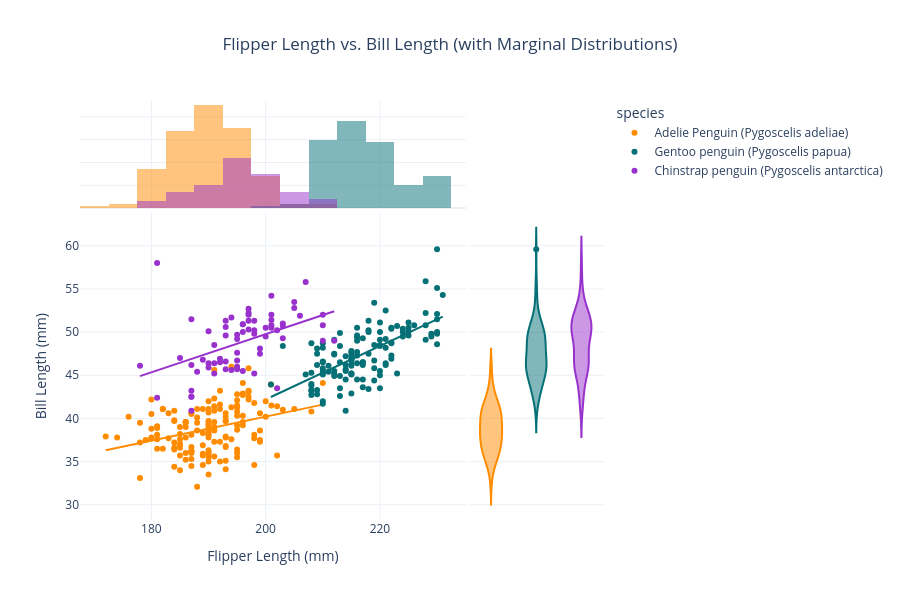

The code cell stored with this chart in its notebook:
### Code cell
# 5. Scatter Plot with Marginal Histograms
# Analyzing the relationship between Flipper Length and Bill Length with distribution density
try:
    import statsmodels.api as sm  # noqa: F401
    trendline_value = "ols"
except ImportError:
    trendline_value = None

fig5_kwargs = {
    'data_frame': df,
    'x': 'flipper_length_mm',
    'y': 'bill_length_mm',
    'color': 'species',
    'marginal_x': 'histogram',
    'marginal_y': 'violin',
    'color_discrete_map': COLORS,
    'title': 'Flipper Length vs. Bill Length (with Marginal Distributions)',
    'labels': {
        'flipper_length_mm': 'Flipper Length (mm)',
        'bill_length_mm': 'Bill Length (mm)'
    }
}
if trendline_value:
    fig5_kwargs['trendline'] = trendline_value

fig5 = px.scatter(**fig5_kwargs)
fig5.update_layout(
    title_x=0.5,
    height=600
)
fig5.show()

### Figure 1 — Plotly figure (JSON) as saved in the notebook; plotly's stock layout.template omitted (floating-point values rounded to 4 significant figures; data arrays with more than 128 entries replaced by an {"elided": "..."} marker saying what was removed)
{"data": [{"hovertemplate": "species=Adelie Penguin (Pygoscelis adeliae)<br>Flipper Length (mm)=%{x}<br>Bill Length (mm)=%{y}<extra></extra>", "legendgroup": "Adelie Penguin (Pygoscelis adeliae)", "marker": {"color": "#FF8C00", "symbol": "circle"}, "mode": "markers", "name": "Adelie Penguin (Pygoscelis adeliae)", "orientation": "v", "showlegend": true, "type": "scatter", "x": {"elided": "152 float values"}, "xaxis": "x", "y": {"elided": "152 float values"}, "yaxis": "y"}, {"bingroup": "x", "hovertemplate": "species=Adelie Penguin (Pygoscelis adeliae)<br>Flipper Length (mm)=%{x}<br>count=%{y}<extra></extra>", "legendgroup": "Adelie Penguin (Pygoscelis adeliae)", "marker": {"color": "#FF8C00"}, "name": "Adelie Penguin (Pygoscelis adeliae)", "opacity": 0.5, "showlegend": false, "type": "histogram", "x": {"elided": "152 float values"}, "xaxis": "x3", "yaxis": "y3"}, {"hovertemplate": "species=Adelie Penguin (Pygoscelis adeliae)<br>Bill Length (mm)=%{y}<extra></extra>", "legendgroup": "Adelie Penguin (Pygoscelis adeliae)", "marker": {"color": "#FF8C00", "symbol": "circle"}, "name": "Adelie Penguin (Pygoscelis adeliae)", "scalegroup": "y", "showlegend": false, "type": "violin", "xaxis": "x2", "y": {"elided": "152 float values"}, "yaxis": "y2"}, {"hovertemplate": "<b>OLS trendline</b><br>bill_length_mm = 0.138813 * flipper_length_mm + 12.4471<br>R<sup>2</sup>=0.115487<br><br>species=Adelie Penguin (Pygoscelis adeliae)<br>Flipper Length (mm)=%{x}<br>Bill Length (mm)=%{y} <b>(trend)</b><extra></extra>", "legendgroup": "Adelie Penguin (Pygoscelis adeliae)", "marker": {"color": "#FF8C00", "symbol": "circle"}, "mode": "lines", "name": "Adelie Penguin (Pygoscelis adeliae)", "showlegend": false, "type": "scatter", "x": {"elided": "152 float values"}, "xaxis": "x", "y": {"elided": "152 float values"}, "yaxis": "y"}, {"hovertemplate": "species=Gentoo penguin (Pygoscelis papua)<br>Flipper Length (mm)=%{x}<br>Bill Length (mm)=%{y}<extra></extra>", "legendgroup": "Gentoo penguin (Pygoscelis papua)", "marker": {"color": "#057076", "symbol": "circle"}, "mode": "markers", "name": "Gentoo penguin (Pygoscelis papua)", "orientation": "v", "showlegend": true, "type": "scatter", "x": [211.0, 230.0, 210.0, 218.0, 215.0, 210.0, 211.0, 219.0, 209.0, 215.0, 214.0, 216.0, 214.0, 213.0, 210.0, 217.0, 210.0, 221.0, 209.0, 222.0, 218.0, 215.0, 213.0, 215.0, 215.0, 215.0, 216.0, 215.0, 210.0, 220.0, 222.0, 209.0, 207.0, 230.0, 220.0, 220.0, 213.0, 219.0, 208.0, 208.0, 208.0, 225.0, 210.0, 216.0, 222.0, 217.0, 210.0, 225.0, 213.0, 215.0, 210.0, 220.0, 210.0, 225.0, 217.0, 220.0, 208.0, 220.0, 208.0, 224.0, 208.0, 221.0, 214.0, 231.0, 219.0, 230.0, 214.0, 229.0, 220.0, 223.0, 216.0, 221.0, 221.0, 217.0, 216.0, 230.0, 209.0, 220.0, 215.0, 223.0, 212.0, 221.0, 212.0, 224.0, 212.0, 228.0, 218.0, 218.0, 212.0, 230.0, 218.0, 228.0, 212.0, 224.0, 214.0, 226.0, 216.0, 222.0, 203.0, 225.0, 219.0, 228.0, 215.0, 228.0, 216.0, 215.0, 210.0, 219.0, 208.0, 209.0, 216.0, 229.0, 213.0, 230.0, 217.0, 230.0, 217.0, 222.0, 214.0, 200.9, 215.0, 222.0, 212.0, 213.0], "xaxis": "x", "y": [46.1, 50.0, 48.7, 50.0, 47.6, 46.5, 45.4, 46.7, 43.3, 46.8, 40.9, 49.0, 45.5, 48.4, 45.8, 49.3, 42.0, 49.2, 46.2, 48.7, 50.2, 45.1, 46.5, 46.3, 42.9, 46.1, 44.5, 47.8, 48.2, 50.0, 47.3, 42.8, 45.1, 59.6, 49.1, 48.4, 42.6, 44.4, 44.0, 48.7, 42.7, 49.6, 45.3, 49.6, 50.5, 43.6, 45.5, 50.5, 44.9, 45.2, 46.6, 48.5, 45.1, 50.1, 46.5, 45.0, 43.8, 45.5, 43.2, 50.4, 45.3, 46.2, 45.7, 54.3, 45.8, 49.8, 46.2, 49.5, 43.5, 50.7, 47.7, 46.4, 48.2, 46.5, 46.4, 48.6, 47.5, 51.1, 45.2, 45.2, 49.1, 52.5, 47.4, 50.0, 44.9, 50.8, 43.4, 51.3, 47.5, 52.1, 47.5, 52.2, 45.5, 49.5, 44.5, 50.8, 49.4, 46.9, 48.4, 51.1, 48.5, 55.9, 47.2, 49.1, 47.3, 46.8, 41.7, 53.4, 43.3, 48.1, 50.5, 49.8, 43.5, 51.5, 46.2, 55.1, 44.5, 48.8, 47.2, 43.92, 46.8, 50.4, 45.2, 49.9], "yaxis": "y"}, {"bingroup": "x", "hovertemplate": "species=Gentoo penguin (Pygoscelis papua)<br>Flipper Length (mm)=%{x}<br>count=%{y}<extra></extra>", "legendgroup": "Gentoo penguin (Pygoscelis papua)", "marker": {"color": "#057076"}, "name": "Gentoo penguin (Pygoscelis papua)", "opacity": 0.5, "showlegend": false, "type": "histogram", "x": [211.0, 230.0, 210.0, 218.0, 215.0, 210.0, 211.0, 219.0, 209.0, 215.0, 214.0, 216.0, 214.0, 213.0, 210.0, 217.0, 210.0, 221.0, 209.0, 222.0, 218.0, 215.0, 213.0, 215.0, 215.0, 215.0, 216.0, 215.0, 210.0, 220.0, 222.0, 209.0, 207.0, 230.0, 220.0, 220.0, 213.0, 219.0, 208.0, 208.0, 208.0, 225.0, 210.0, 216.0, 222.0, 217.0, 210.0, 225.0, 213.0, 215.0, 210.0, 220.0, 210.0, 225.0, 217.0, 220.0, 208.0, 220.0, 208.0, 224.0, 208.0, 221.0, 214.0, 231.0, 219.0, 230.0, 214.0, 229.0, 220.0, 223.0, 216.0, 221.0, 221.0, 217.0, 216.0, 230.0, 209.0, 220.0, 215.0, 223.0, 212.0, 221.0, 212.0, 224.0, 212.0, 228.0, 218.0, 218.0, 212.0, 230.0, 218.0, 228.0, 212.0, 224.0, 214.0, 226.0, 216.0, 222.0, 203.0, 225.0, 219.0, 228.0, 215.0, 228.0, 216.0, 215.0, 210.0, 219.0, 208.0, 209.0, 216.0, 229.0, 213.0, 230.0, 217.0, 230.0, 217.0, 222.0, 214.0, 200.9, 215.0, 222.0, 212.0, 213.0], "xaxis": "x3", "yaxis": "y3"}, {"hovertemplate": "species=Gentoo penguin (Pygoscelis papua)<br>Bill Length (mm)=%{y}<extra></extra>", "legendgroup": "Gentoo penguin (Pygoscelis papua)", "marker": {"color": "#057076", "symbol": "circle"}, "name": "Gentoo penguin (Pygoscelis papua)", "scalegroup": "y", "showlegend": false, "type": "violin", "xaxis": "x2", "y": [46.1, 50.0, 48.7, 50.0, 47.6, 46.5, 45.4, 46.7, 43.3, 46.8, 40.9, 49.0, 45.5, 48.4, 45.8, 49.3, 42.0, 49.2, 46.2, 48.7, 50.2, 45.1, 46.5, 46.3, 42.9, 46.1, 44.5, 47.8, 48.2, 50.0, 47.3, 42.8, 45.1, 59.6, 49.1, 48.4, 42.6, 44.4, 44.0, 48.7, 42.7, 49.6, 45.3, 49.6, 50.5, 43.6, 45.5, 50.5, 44.9, 45.2, 46.6, 48.5, 45.1, 50.1, 46.5, 45.0, 43.8, 45.5, 43.2, 50.4, 45.3, 46.2, 45.7, 54.3, 45.8, 49.8, 46.2, 49.5, 43.5, 50.7, 47.7, 46.4, 48.2, 46.5, 46.4, 48.6, 47.5, 51.1, 45.2, 45.2, 49.1, 52.5, 47.4, 50.0, 44.9, 50.8, 43.4, 51.3, 47.5, 52.1, 47.5, 52.2, 45.5, 49.5, 44.5, 50.8, 49.4, 46.9, 48.4, 51.1, 48.5, 55.9, 47.2, 49.1, 47.3, 46.8, 41.7, 53.4, 43.3, 48.1, 50.5, 49.8, 43.5, 51.5, 46.2, 55.1, 44.5, 48.8, 47.2, 43.92, 46.8, 50.4, 45.2, 49.9], "yaxis": "y2"}, {"hovertemplate": "<b>OLS trendline</b><br>bill_length_mm = 0.309626 * flipper_length_mm + -19.7302<br>R<sup>2</sup>=0.441369<br><br>species=Gentoo penguin (Pygoscelis papua)<br>Flipper Length (mm)=%{x}<br>Bill Length (mm)=%{y} <b>(trend)</b><extra></extra>", "legendgroup": "Gentoo penguin (Pygoscelis papua)", "marker": {"color": "#057076", "symbol": "circle"}, "mode": "lines", "name": "Gentoo penguin (Pygoscelis papua)", "showlegend": false, "type": "scatter", "x": [200.9, 203.0, 207.0, 208.0, 208.0, 208.0, 208.0, 208.0, 208.0, 208.0, 209.0, 209.0, 209.0, 209.0, 209.0, 210.0, 210.0, 210.0, 210.0, 210.0, 210.0, 210.0, 210.0, 210.0, 210.0, 211.0, 211.0, 212.0, 212.0, 212.0, 212.0, 212.0, 212.0, 213.0, 213.0, 213.0, 213.0, 213.0, 213.0, 214.0, 214.0, 214.0, 214.0, 214.0, 214.0, 215.0, 215.0, 215.0, 215.0, 215.0, 215.0, 215.0, 215.0, 215.0, 215.0, 215.0, 215.0, 216.0, 216.0, 216.0, 216.0, 216.0, 216.0, 216.0, 216.0, 217.0, 217.0, 217.0, 217.0, 217.0, 217.0, 218.0, 218.0, 218.0, 218.0, 218.0, 219.0, 219.0, 219.0, 219.0, 219.0, 220.0, 220.0, 220.0, 220.0, 220.0, 220.0, 220.0, 220.0, 221.0, 221.0, 221.0, 221.0, 221.0, 222.0, 222.0, 222.0, 222.0, 222.0, 222.0, 223.0, 223.0, 224.0, 224.0, 224.0, 225.0, 225.0, 225.0, 225.0, 226.0, 228.0, 228.0, 228.0, 228.0, 229.0, 229.0, 230.0, 230.0, 230.0, 230.0, 230.0, 230.0, 230.0, 231.0], "xaxis": "x", "y": [42.48, 43.12, 44.36, 44.67, 44.67, 44.67, 44.67, 44.67, 44.67, 44.67, 44.98, 44.98, 44.98, 44.98, 44.98, 45.29, 45.29, 45.29, 45.29, 45.29, 45.29, 45.29, 45.29, 45.29, 45.29, 45.6, 45.6, 45.91, 45.91, 45.91, 45.91, 45.91, 45.91, 46.22, 46.22, 46.22, 46.22, 46.22, 46.22, 46.53, 46.53, 46.53, 46.53, 46.53, 46.53, 46.84, 46.84, 46.84, 46.84, 46.84, 46.84, 46.84, 46.84, 46.84, 46.84, 46.84, 46.84, 47.15, 47.15, 47.15, 47.15, 47.15, 47.15, 47.15, 47.15, 47.46, 47.46, 47.46, 47.46, 47.46, 47.46, 47.77, 47.77, 47.77, 47.77, 47.77, 48.08, 48.08, 48.08, 48.08, 48.08, 48.39, 48.39, 48.39, 48.39, 48.39, 48.39, 48.39, 48.39, 48.7, 48.7, 48.7, 48.7, 48.7, 49.01, 49.01, 49.01, 49.01, 49.01, 49.01, 49.32, 49.32, 49.63, 49.63, 49.63, 49.94, 49.94, 49.94, 49.94, 50.25, 50.86, 50.86, 50.86, 50.86, 51.17, 51.17, 51.48, 51.48, 51.48, 51.48, 51.48, 51.48, 51.48, 51.79], "yaxis": "y"}, {"hovertemplate": "species=Chinstrap penguin (Pygoscelis antarctica)<br>Flipper Length (mm)=%{x}<br>Bill Length (mm)=%{y}<extra></extra>", "legendgroup": "Chinstrap penguin (Pygoscelis antarctica)", "marker": {"color": "#9932CC", "symbol": "circle"}, "mode": "markers", "name": "Chinstrap penguin (Pygoscelis antarctica)", "orientation": "v", "showlegend": true, "type": "scatter", "x": [192.0, 196.0, 193.0, 188.0, 197.0, 198.0, 178.0, 197.0, 195.0, 198.0, 193.0, 194.0, 185.0, 201.0, 190.0, 201.0, 197.0, 181.0, 190.0, 195.0, 181.0, 191.0, 187.0, 193.0, 195.0, 197.0, 200.0, 200.0, 191.0, 205.0, 187.0, 201.0, 187.0, 203.0, 195.0, 199.0, 195.0, 210.0, 192.0, 205.0, 210.0, 187.0, 196.0, 196.0, 196.0, 201.0, 190.0, 212.0, 187.0, 198.0, 199.0, 201.0, 193.0, 203.0, 187.0, 197.0, 191.0, 203.0, 202.0, 194.0, 206.0, 189.0, 195.0, 207.0, 202.0, 193.0, 210.0, 198.0], "xaxis": "x", "y": [46.5, 50.0, 51.3, 45.4, 52.7, 45.2, 46.1, 51.3, 46.0, 51.3, 46.6, 51.7, 47.0, 52.0, 45.9, 50.5, 50.3, 58.0, 46.4, 49.2, 42.4, 48.5, 43.2, 50.6, 46.7, 52.0, 50.5, 49.5, 46.4, 52.8, 40.9, 54.2, 42.5, 51.0, 49.7, 47.5, 47.6, 52.0, 46.9, 53.5, 49.0, 46.2, 50.9, 45.5, 50.9, 50.8, 50.1, 49.0, 51.5, 49.8, 48.1, 51.4, 45.7, 50.7, 42.5, 52.2, 45.2, 49.3, 50.2, 45.6, 51.9, 46.8, 45.7, 55.8, 43.5, 49.6, 50.8, 50.2], "yaxis": "y"}, {"bingroup": "x", "hovertemplate": "species=Chinstrap penguin (Pygoscelis antarctica)<br>Flipper Length (mm)=%{x}<br>count=%{y}<extra></extra>", "legendgroup": "Chinstrap penguin (Pygoscelis antarctica)", "marker": {"color": "#9932CC"}, "name": "Chinstrap penguin (Pygoscelis antarctica)", "opacity": 0.5, "showlegend": false, "type": "histogram", "x": [192.0, 196.0, 193.0, 188.0, 197.0, 198.0, 178.0, 197.0, 195.0, 198.0, 193.0, 194.0, 185.0, 201.0, 190.0, 201.0, 197.0, 181.0, 190.0, 195.0, 181.0, 191.0, 187.0, 193.0, 195.0, 197.0, 200.0, 200.0, 191.0, 205.0, 187.0, 201.0, 187.0, 203.0, 195.0, 199.0, 195.0, 210.0, 192.0, 205.0, 210.0, 187.0, 196.0, 196.0, 196.0, 201.0, 190.0, 212.0, 187.0, 198.0, 199.0, 201.0, 193.0, 203.0, 187.0, 197.0, 191.0, 203.0, 202.0, 194.0, 206.0, 189.0, 195.0, 207.0, 202.0, 193.0, 210.0, 198.0], "xaxis": "x3", "yaxis": "y3"}, {"hovertemplate": "species=Chinstrap penguin (Pygoscelis antarctica)<br>Bill Length (mm)=%{y}<extra></extra>", "legendgroup": "Chinstrap penguin (Pygoscelis antarctica)", "marker": {"color": "#9932CC", "symbol": "circle"}, "name": "Chinstrap penguin (Pygoscelis antarctica)", "scalegroup": "y", "showlegend": false, "type": "violin", "xaxis": "x2", "y": [46.5, 50.0, 51.3, 45.4, 52.7, 45.2, 46.1, 51.3, 46.0, 51.3, 46.6, 51.7, 47.0, 52.0, 45.9, 50.5, 50.3, 58.0, 46.4, 49.2, 42.4, 48.5, 43.2, 50.6, 46.7, 52.0, 50.5, 49.5, 46.4, 52.8, 40.9, 54.2, 42.5, 51.0, 49.7, 47.5, 47.6, 52.0, 46.9, 53.5, 49.0, 46.2, 50.9, 45.5, 50.9, 50.8, 50.1, 49.0, 51.5, 49.8, 48.1, 51.4, 45.7, 50.7, 42.5, 52.2, 45.2, 49.3, 50.2, 45.6, 51.9, 46.8, 45.7, 55.8, 43.5, 49.6, 50.8, 50.2], "yaxis": "y2"}, {"hovertemplate": "<b>OLS trendline</b><br>bill_length_mm = 0.220813 * flipper_length_mm + 5.59338<br>R<sup>2</sup>=0.222413<br><br>species=Chinstrap penguin (Pygoscelis antarctica)<br>Flipper Length (mm)=%{x}<br>Bill Length (mm)=%{y} <b>(trend)</b><extra></extra>", "legendgroup": "Chinstrap penguin (Pygoscelis antarctica)", "marker": {"color": "#9932CC", "symbol": "circle"}, "mode": "lines", "name": "Chinstrap penguin (Pygoscelis antarctica)", "showlegend": false, "type": "scatter", "x": [178.0, 181.0, 181.0, 185.0, 187.0, 187.0, 187.0, 187.0, 187.0, 187.0, 188.0, 189.0, 190.0, 190.0, 190.0, 191.0, 191.0, 191.0, 192.0, 192.0, 193.0, 193.0, 193.0, 193.0, 193.0, 194.0, 194.0, 195.0, 195.0, 195.0, 195.0, 195.0, 195.0, 196.0, 196.0, 196.0, 196.0, 197.0, 197.0, 197.0, 197.0, 197.0, 198.0, 198.0, 198.0, 198.0, 199.0, 199.0, 200.0, 200.0, 201.0, 201.0, 201.0, 201.0, 201.0, 202.0, 202.0, 203.0, 203.0, 203.0, 205.0, 205.0, 206.0, 207.0, 210.0, 210.0, 210.0, 212.0], "xaxis": "x", "y": [44.9, 45.56, 45.56, 46.44, 46.89, 46.89, 46.89, 46.89, 46.89, 46.89, 47.11, 47.33, 47.55, 47.55, 47.55, 47.77, 47.77, 47.77, 47.99, 47.99, 48.21, 48.21, 48.21, 48.21, 48.21, 48.43, 48.43, 48.65, 48.65, 48.65, 48.65, 48.65, 48.65, 48.87, 48.87, 48.87, 48.87, 49.09, 49.09, 49.09, 49.09, 49.09, 49.31, 49.31, 49.31, 49.31, 49.54, 49.54, 49.76, 49.76, 49.98, 49.98, 49.98, 49.98, 49.98, 50.2, 50.2, 50.42, 50.42, 50.42, 50.86, 50.86, 51.08, 51.3, 51.96, 51.96, 51.96, 52.41], "yaxis": "y"}], "layout": {"barmode": "overlay", "height": 600, "legend": {"title": {"text": "species"}, "tracegroupgap": 0}, "title": {"text": "Flipper Length vs. Bill Length (with Marginal Distributions)", "x": 0.5}, "xaxis": {"anchor": "y", "domain": [0, 0.7363], "title": {"text": "Flipper Length (mm)"}}, "xaxis2": {"anchor": "y2", "domain": [0.7413, 1], "matches": "x2", "showgrid": false, "showline": false, "showticklabels": false, "ticks": ""}, "xaxis3": {"anchor": "y3", "domain": [0, 0.7363], "matches": "x", "showgrid": true, "showticklabels": false}, "xaxis4": {"anchor": "y4", "domain": [0.7413, 1], "matches": "x2", "showgrid": false, "showline": false, "showticklabels": false, "ticks": ""}, "yaxis": {"anchor": "x", "domain": [0, 0.7326], "title": {"text": "Bill Length (mm)"}}, "yaxis2": {"anchor": "x2", "domain": [0, 0.7326], "matches": "y", "showgrid": true, "showticklabels": false}, "yaxis3": {"anchor": "x3", "domain": [0.7426, 1], "matches": "y3", "showgrid": true, "showline": false, "showticklabels": false, "ticks": ""}, "yaxis4": {"anchor": "x4", "domain": [0.7426, 1], "matches": "y3", "showgrid": true, "showline": false, "showticklabels": false, "ticks": ""}}}
